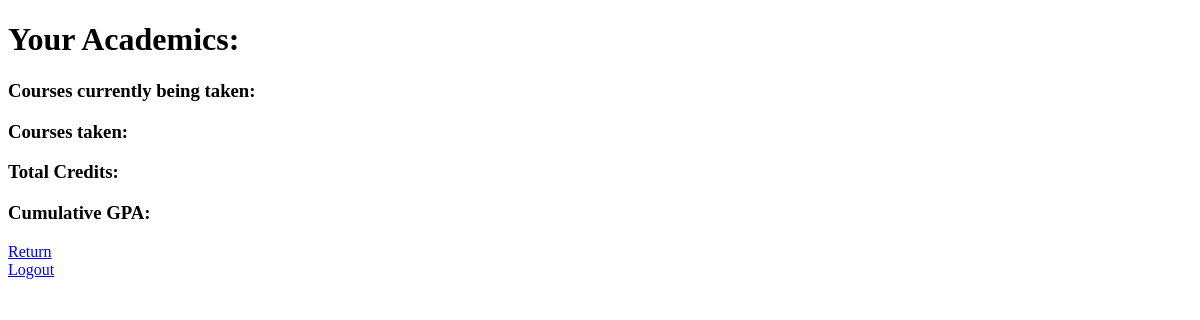
The page /courseList.php (signed in) on the database as committed earlier.
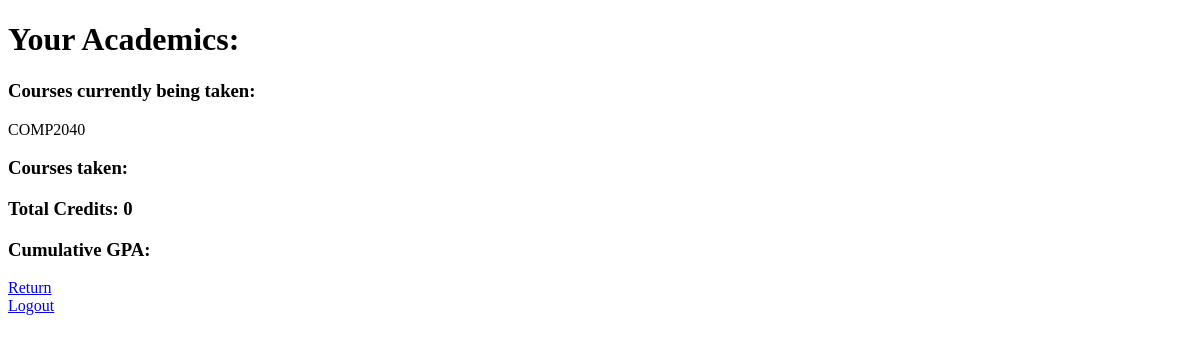
The same page on the database as committed later.
### tables this page shows
create table take
	(student_id		varchar(10), 
	 course_id		varchar(8),
	 section_id		varchar(10), 
	 semester		varchar(6),
	 year			numeric(4,0),
	 grade		    	varchar(2)
		check (grade in ('A+', 'A', 'A-','B+', 'B', 'B-','C+', 'C', 'C-','D+', 'D', 'D-','F')), 
	 primary key (student_id, course_id, section_id, semester, year),
	 foreign key (course_id, section_id, semester, year) references 
	     section (course_id, section_id, semester, year)
		on delete cascade,
	 foreign key (student_id) references student (student_id)
		on delete cascade
	);

create table undergraduate
	(student_id		varchar(10), 
	 total_credits		int,
	 class_standing		varchar(10)
		check (class_standing in ('Freshman', 'Sophomore', 'Junior', 'Senior')), 	
	 primary key (student_id),
	 foreign key (student_id) references student (student_id)
		on delete cascade
	);

### courseList.php (the view, shortened to what this page needs)
<?php
require 'config.php';
if(!empty($_SESSION["email"])){
    $email = $_SESSION["email"];
    $studentQuery = mysqli_query($connection, "SELECT * FROM student WHERE email = '$email'");
    $row = mysqli_fetch_assoc($studentQuery);
    $currentId = $row["student_id"];
    $currentTakeQuery = mysqli_query($connection, "SELECT * FROM take WHERE student_id = '$currentId' AND semester = 'Spring' AND year = '2024'");
    $undergradQuery = mysqli_query($connection, "SELECT * FROM undergraduate WHERE student_id = '$currentId'");
    $undergradRow = mysqli_fetch_assoc($undergradQuery);
}
else {
    header("Location: index.php");
}
?>
<!DOCTYPE html>
<html>
<head>
</head>
<body>
<h1> Your Academics: </h1>
<h3> Courses currently being taken:  </h3>
<?php
while ($rslt = mysqli_fetch_array($currentTakeQuery)){
    echo $rslt["course_id"] . "<br />";
}
 ?>
<h3> Courses taken:  </h3>
<h3> Total Credits: <?php echo $undergradRow["total_credits"] ?> </h3>
<h3> Cumulative GPA:  </h3>
<a href="index.php"> Return </a> <br>
<a href="logout.php"> Logout </a> <br>
</body>
</html>

Rows that differ between the two databases and show on the page:
added take: course "COMP2040"
added undergraduate: total_credits "0"
